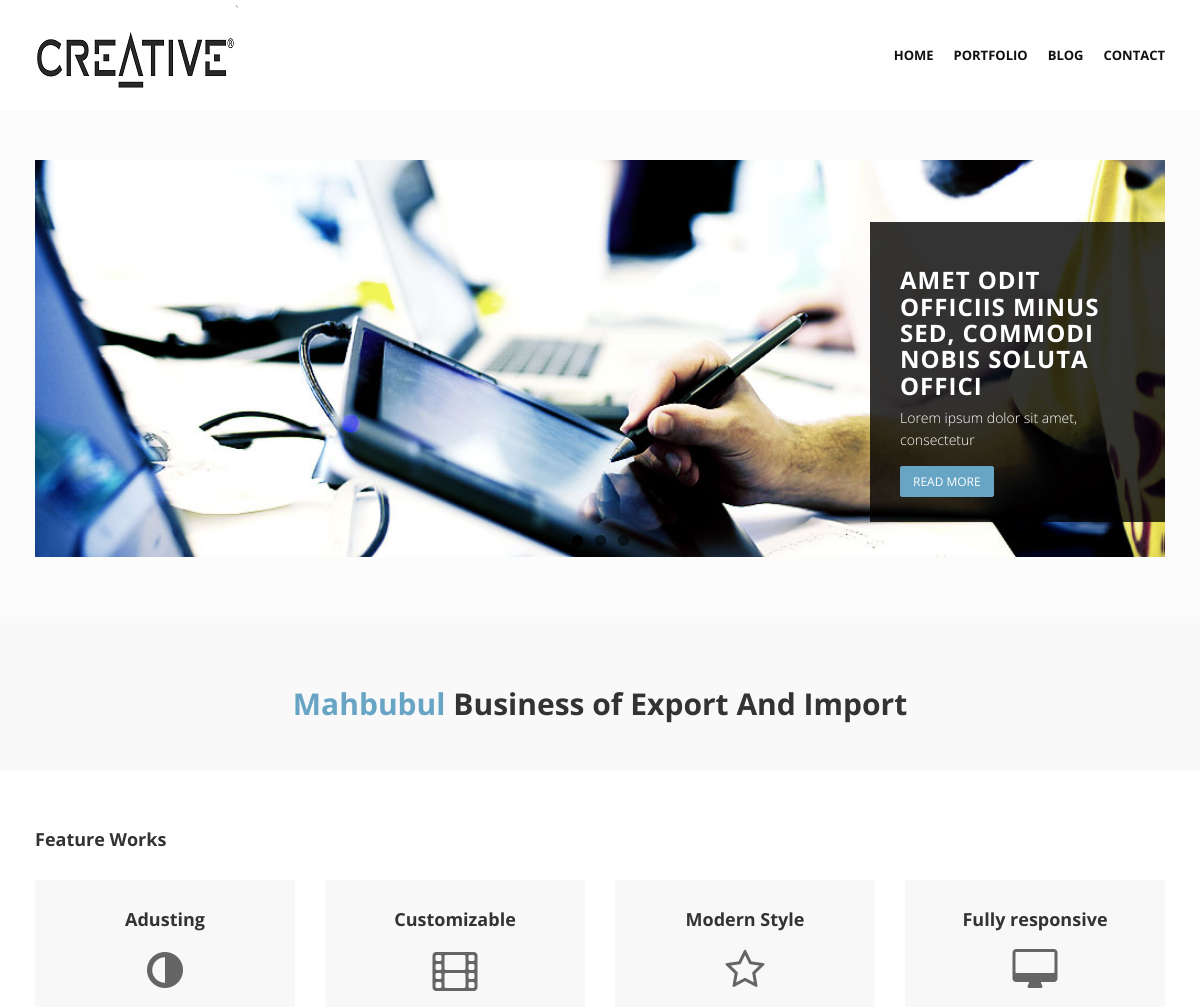
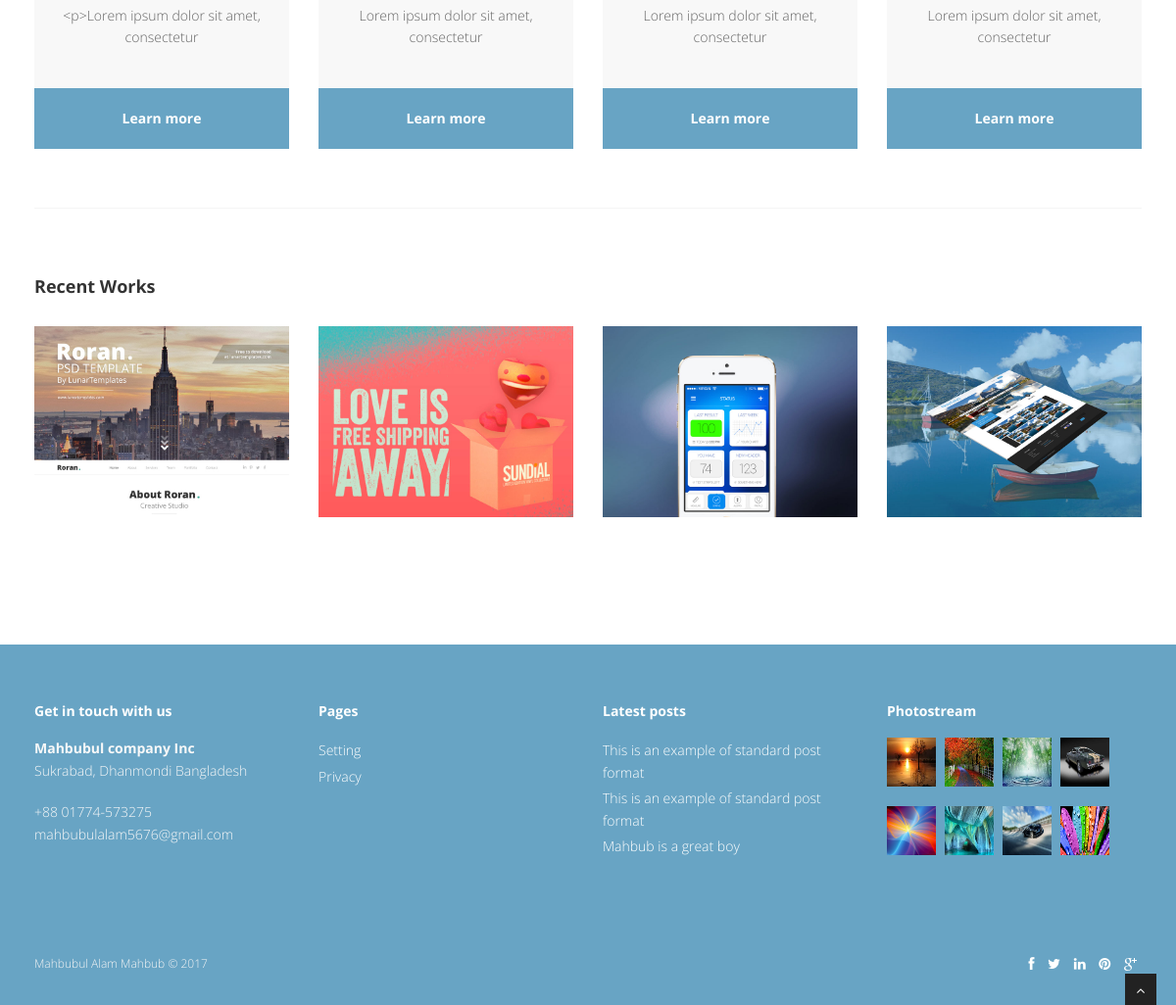
The page / on the database its author committed (2 pictures, top to bottom).
### tables this page shows
CREATE TABLE `tbl_description` (
  `value` varchar(20) NOT NULL,
  `website_heading` varchar(100) NOT NULL,
  `companyName` varchar(40) NOT NULL,
  `companyAddress` varchar(70) NOT NULL,
  `companyPhone` varchar(35) NOT NULL,
  `companyEmail` varchar(35) NOT NULL,
  `copyright` varchar(30) NOT NULL,
  `facebookUrl` varchar(50) NOT NULL,
  `twitterUrl` varchar(50) NOT NULL,
  `linkedinUrl` varchar(50) NOT NULL,
  `pinterestUrl` varchar(50) NOT NULL,
  `googleplusUrl` varchar(50) NOT NULL,
  `websiteLogo` varchar(100) NOT NULL,
  `companyOwner` varchar(50) NOT NULL
);

CREATE TABLE `tbl_menu` (
  `menuId` int(11) NOT NULL,
  `menuName` varchar(50) NOT NULL,
  `menuUrl` varchar(60) NOT NULL,
  `menuUploaderId` int(3) NOT NULL,
  `menuStatus` int(2) NOT NULL,
  `menuUploadeDate` timestamp NOT NULL DEFAULT CURRENT_TIMESTAMP,
  `menuPosition` int(3) DEFAULT NULL
);

CREATE TABLE `tbl_banner` (
  `bannerId` int(11) NOT NULL,
  `bannerTitle` varchar(150) NOT NULL,
  `bannerDetails` text NOT NULL,
  `bannerImage` varchar(150) NOT NULL,
  `bannerCategory` int(5) NOT NULL,
  `bannerButton` varchar(50) NOT NULL,
  `bannerUploaderId` int(11) NOT NULL,
  `bannerUploaderName` varchar(50) NOT NULL,
  `bannerButtonUrl` varchar(120) NOT NULL,
  `bannerType` int(4) NOT NULL,
  `bannerUplodeDate` timestamp NOT NULL DEFAULT CURRENT_TIMESTAMP
);

CREATE TABLE `tbl_pageandfeature` (
  `pId` int(11) NOT NULL,
  `pTitle` varchar(110) NOT NULL,
  `pIconClass` varchar(40) NOT NULL,
  `pDetails` text NOT NULL,
  `pCategory` int(11) NOT NULL,
  `pStatus` int(11) NOT NULL,
  `pUploaderId` int(11) NOT NULL,
  `pUploadedDate` timestamp NOT NULL DEFAULT CURRENT_TIMESTAMP
);

CREATE TABLE `tbl_post` (
  `post_postId` int(11) NOT NULL,
  `post_postTitle` varchar(150) NOT NULL,
  `post_postDetails` text NOT NULL,
  `post_categoryId` int(11) NOT NULL,
  `post_postButtonText` varchar(40) NOT NULL,
  `post_postUploader` varchar(50) NOT NULL,
  `post_postUploaderId` int(5) NOT NULL,
  `post_postImage` varchar(255) NOT NULL,
  `post_postUploadeDate` timestamp NOT NULL DEFAULT CURRENT_TIMESTAMP,
  `post_postComment` int(5) NOT NULL,
  `post_postStatus` tinyint(2) NOT NULL
);

CREATE TABLE `tbl_gallery` (
  `galleryId` int(11) NOT NULL,
  `galleryImage` varchar(255) NOT NULL,
  `galleryURL` varchar(120) NOT NULL,
  `galleryImageUploadeTime` timestamp NOT NULL DEFAULT CURRENT_TIMESTAMP,
  `galleryUploaderId` int(3) NOT NULL,
  `galleryUploaderName` varchar(30) NOT NULL
);

### functions/function.php (called while the page is built, shortened)
<?php
    function getHeader(){
        require_once "inc/header.php";
    }
    function getBanner(){
            require_once "inc/banner.php";
        }
    function getHeadBread(){
            require_once "inc/headBread.php";
        }
    function getContent(){
            require_once "inc/content.php";
        }
    function getFooter(){
            require_once "inc/footer.php";
        }
    function textShorten($text,$limit){
        $text = substr($text,0,$limit);
        $text = substr($text,0,strrpos($text,' '));
        return $text;
    }
?>

### index.php (called while the page is built)
<?php require_once "functions/function.php";?>
<?php  getHeader(); ?>
<?php  getBanner(); ?>
<?php  getHeadBread(); ?>
<?php  getContent(); ?>
<?php getFooter(); ?>

### inc/content.php (the view, shortened to what this page needs)
<section id="content">
	<div class="container">
	        <h4 class="heading">Feature Works</h4>
		<div class="row">
			<div class="col-lg-12">
				<div class="row">
				    <?php
                        global $con;
                        $query = "SELECT * FROM tbl_pageandfeature WHERE pStatus='2' and pCategory='1' ORDER BY pId DESC LIMIT 4";
                        $result = mysqli_query($con,$query)->fetch_all(MYSQLI_ASSOC);
                        if($result){
                            foreach($result as $feature){
                            extract($feature);
                    ?>
					<div class="col-lg-3">
						<div class="box">
							<div class="box-gray aligncenter">
								<h4><?=$pTitle?></h4>
								<div class="icon">
								<i class="<?=$pIconClass;?>"></i>
								</div>
								<p>
								 <?=textShorten($pDetails,50);?>
								</p>
							</div>
							<div class="box-bottom">
								<a href="?Id=<?=$pId?>">Learn more</a>
							</div>
						</div>
					</div>
					<?php } } ?>
				</div>
			</div>
		</div>
		<div class="row">
			<div class="col-lg-12">
				<div class="solidline">
				</div>
			</div>
		</div>
		<div class="row">
			<div class="col-lg-12">
				<h4 class="heading">Recent Works</h4>
				<div class="row">
					<section id="projects">
					<ul id="thumbs" class="portfolio">
						<?php
                            $query = "SELECT * FROM tbl_portfolio WHERE portfolioStatus='2' ORDER BY portfolioId DESC LIMIT 4";
                            $result = mysqli_query($con,$query)->fetch_all(MYSQLI_ASSOC);
                            if($result){
                                foreach($result as $portfolio){
                                extract($portfolio);
                         ?>
						<li class="col-lg-3 design" data-id="id-0" data-type="<?php if($portfolio_categoryId == 1){echo 'web';}elseif($portfolio_categoryId == 2){echo 'icon';}elseif($portfolio_categoryId == 3){echo 'graphic';} ?>">
						<div class="item-thumbs">
						</div>
						</li>
						<?php } } ?>
					</ul>
					</section>
				</div>
			</div>
		</div>
	</div>
	</section>

### inc/header.php (shortened to what this page needs)
<!DOCTYPE html>
<html lang="en">
<head>
<link href="css/bootstrap.min.css" rel="stylesheet" />
<link href="css/fancybox/jquery.fancybox.css" rel="stylesheet">
<link href="css/jcarousel.css" rel="stylesheet" />
<link href="css/flexslider.css" rel="stylesheet" />
<link href="css/style.css" rel="stylesheet" />
<link href="skins/default.css" rel="stylesheet" />
</head>
<body>
<div id="wrapper">
	<header>
        <div class="navbar navbar-default navbar-static-top">
            <div class="container">
                <div class="navbar-header">
                    <?php
                    global $con;
                    $query = "SELECT websiteLogo FROM tbl_description WHERE value='logo'";
                        $logoResult = mysqli_query($con,$query);
                        $result = mysqli_fetch_array($logoResult);
                    ?>`
                    <a class="navbar-brand" href="index.php"><img src="Admin/uploads/<?=$result['websiteLogo'];?>" alt="" style="height: 60px;width: 200px;"></a>
                </div>
                <div class="navbar-collapse collapse ">
                    <ul class="nav navbar-nav">
                       <?php
                            $query = "SELECT * FROM tbl_menu where menuStatus='2' ORDER BY menuPosition ASC";
                            $result = mysqli_query($con,$query)->fetch_all(MYSQLI_ASSOC);
                            if($result){
                                foreach($result as $menu){
                         ?>
                        <li><a href="<?=$menu['menuUrl'];?>"><?=$menu['menuName'];?></a></li>
                        <?php } } ?>
                    </ul>
                </div>
            </div>
        </div>
	</header>

### inc/banner.php
<section id="featured">
	<div class="container">
		<div class="row">
			<div class="col-lg-12">
        <div id="main-slider" class="flexslider">
            <ul class="slides">
             <?php
                global $con;
                $postQuery = "SELECT * FROM tbl_banner WHERE bannerType='2' ORDER BY bannerId DESC";
                $result = mysqli_query($con,$postQuery);
                $fetchResult = mysqli_fetch_all($result);
                if($fetchResult){
                foreach($result as $banner){
              ?>
              <li>
                <img src="Admin/uploads/bannerImage/<?=$banner['bannerImage'];?>" alt="" />
                <div class="flex-caption">
                    <h3><?=$banner['bannerTitle'];?></h3>
					<p><?=textShorten($banner['bannerDetails'],50);?></p>
					<a href="postView.php?postViewId=<?=$banner['bannerId'];?>" class="btn btn-theme"><?=$banner['bannerButton'];?></a>
                </div>
              </li>
              <?php } }else{
                  echo "No banner";
              } ?>
            </ul>
        </div>
			</div>
		</div>
	</div>
	</section>

### inc/headBread.php
<section class="callaction">
	<div class="container">
		<div class="row">
			<div class="col-lg-12">
				<div class="big-cta">
					<div class="cta-text">
                        <?php
                            global $con;
                             $query = "SELECT * FROM tbl_description WHERE value='website_heading'";
                             $hResult = mysqli_query($con,$query);
                             if($hResult){
                                 $result = mysqli_fetch_array($hResult);
                                 extract($result);
                                 $headingValue = explode(" ",$website_heading);
                                 $span = current($headingValue);
                        ?>
						<h2><span><?=$span;?></span> <?php for($i=1;$i<count($headingValue);$i++) echo $headingValue[$i]." "?></h2>
						<?php }?>
					</div>
				</div>
			</div>
		</div>
	</div>
</section>

### inc/footer.php (shortened to what this page needs)
	<footer>
	<div class="container">
		<div class="row">
			<div class="col-lg-3">
				<div class="widget">
					<h5 class="widgetheading">Get in touch with us</h5>
					<?php
                         global $con;
                         $query = "SELECT * FROM tbl_description WHERE value='company_details' or value='copyright' or value='social_url'";
                         $adminResult = mysqli_query($con,$query);
                         if($adminResult){
                             $result = mysqli_fetch_array($adminResult);
                             extract($result);
                    ?>
					<address>
					<strong><?=$companyName;?></strong><br>
					 <?=$companyAddress;?> </address>
					<p>
						<i class="icon-phone"></i> <?=$companyPhone;?> <br>
						<i class="icon-envelope-alt"></i> <?=$companyEmail;?>
					</p>
					<?php } ?>
				</div>
			</div>
			<div class="col-lg-3">
				<div class="widget">
					<h5 class="widgetheading">Pages</h5>
					<ul class="link-list">
                        <?php
                            $query = "SELECT * FROM tbl_pageandfeature WHERE pStatus='2' and pCategory='2' ORDER BY pId DESC LIMIT 4";
                            $result = mysqli_query($con,$query)->fetch_all(MYSQLI_ASSOC);
                            if($result){
                                foreach($result as $page){
                                extract($page);
                        ?>
						<li><a href="?id=<?=$pId;?>"><?=$pTitle;?></a></li>
						<?php } } ?>
					</ul>
				</div>
			</div>
			<div class="col-lg-3">
				<div class="widget">
					<h5 class="widgetheading">Latest posts</h5>
					<ul class="link-list">
					    <?php
                           $postQuery = "SELECT * FROM tbl_post WHERE post_postStatus='2' ORDER BY post_postId DESC LIMIT 3";
                           $postResult = mysqli_query($con,$postQuery);
                           if($postResult){
                              while($post = $postResult->fetch_array()){
                                  extract($post);
                         ?>
						<li><a href="?postId=<?=$post_postId;?>"><?=$post_postTitle;?></a></li>
						<?php } }else{echo "";} ?>
					</ul>
				</div>
			</div>
			<div class="col-lg-3">
				<div class="widget">
					<h5 class="widgetheading">Photostream</h5>
					<div class="flickr_badge">
						<ul class="gallery">
                            <?php
                               $galleryQuery = "SELECT * FROM tbl_gallery ORDER BY galleryId DESC LIMIT 8";
                               $galleryResult = mysqli_query($con,$galleryQuery);
                               if($galleryResult){
                                  while($gallery = $galleryResult->fetch_array()){
                                      extract($gallery);
                             ?>
						    <li><a href="<?=$galleryURL;?>" title="Facebook <?=$galleryUploaderName;?>"><img src="Admin/uploads/galleryImage/<?=$galleryImage;?>" alt=""></a></li>
						    <?php } }else{echo "";} ?>
						</ul>
					</div>
				</div>
			</div>
		</div>
	</div>
	<div id="sub-footer">
		<div class="container">
			<div class="row">
				<div class="col-lg-6">
					<div class="copyright">
					    <?php
                         $query = "SELECT * FROM tbl_description WHERE value='copyright'";
                         $cResult = mysqli_query($con,$query);
                         if($cResult){
                             $result = mysqli_fetch_array($cResult);
                             extract($result);
                    ?>
						<p>
                            <span><?=$copyright." ".'&copy;'." ".date("Y");?>
						</p>
						<?php } ?>
					</div>
				</div>
				<div class="col-lg-6">
					<ul class="social-network">
					<?php
                         $query = "SELECT * FROM tbl_description WHERE value='social_url'";
                         $sResult = mysqli_query($con,$query);
                         if($sResult){
                             $result = mysqli_fetch_array($sResult);
                             extract($result);
                    ?>
						<li><a href="<?=$facebookUrl;?>" data-placement="top" title="Facebook"><i class="fa fa-facebook"></i></a></li>
						<li><a href="<?=$twitterUrl;?>" data-placement="top" title="Twitter"><i class="fa fa-twitter"></i></a></li>
						<li><a href="<?=$linkedinUrl;?>" data-placement="top" title="Linkedin"><i class="fa fa-linkedin"></i></a></li>
						<li><a href="<?=$pinterestUrl;?>" data-placement="top" title="Pinterest"><i class="fa fa-pinterest"></i></a></li>
						<li><a href="<?=$googleplusUrl;?>" data-placement="top" title="Google plus"><i class="fa fa-google-plus"></i></a></li>
					</ul>
					<?php } ?>
				</div>
			</div>
		</div>
	</div>
	</footer>
</div>
<a href="#" class="scrollup"><i class="fa fa-angle-up active"></i></a>
</body>
</html>

### css/flexslider.css (style rules this page uses)
.slides, .flex-control-nav, .flex-direction-nav { margin: 0; padding: 0; list-style: none; }
.flexslider { margin: 0; padding: 0; }
.flexslider .slides > li { display: none; -webkit-backface-visibility: hidden; }
.flexslider .slides img { width: 100%; display: block; }
.slides:after { content: "."; display: block; clear: both; visibility: hidden; line-height: 0; height: 0; }
.flexslider { background:none; position: relative; zoom: 1; }
.flexslider .slides { zoom: 1; }
.flex-caption { background: rgba(0,0,0,.8); margin-left:5px;bottom:5px; position:absolute;padding:20px; z-index:99; }
.flex-caption p { font-size: 14px !important; line-height: 22px; font-weight:300; color: #fff }

### skins/default.css (style rules this page uses)
a, a:hover,a:focus,a:active, footer a.text-link:hover, strike, .post-meta span a:hover, footer a.text-link, ul.meta-post li a:hover, ul.cat li a:hover, ul.recent li h6 a:hover, ul.portfolio-categ li.active a, ul.portfolio-categ li.active a:hover, ul.portfolio-categ li a:hover,ul.related-post li h4 a:hover, span.highlight,article .post-heading h3 a:hover, .navbar .nav > .active > a,.navbar .nav > .active > a:hover,.navbar .nav > li > a:hover,.navbar .nav > li > a:focus,.navbar .nav > .active > a:focus, .validation { color:#68A4C4; }
.cta-text h2 span { color: #68A4C4; }
.box-bottom { background:#68A4C4; }
.btn-theme { border:1px solid #68A4C4; background: #68A4C4; }
footer { background:#68A4C4; }
#sub-footer { background:#68A4C4; }

### css/overwrite.css (style rules this page uses)
.widget h4,.widget h5 { font-weight:700; margin-bottom:20px; }
ul, ol { padding: 0; margin: 0 0 10px 25px; }
li { line-height: 1.6em; }
.btn { font-size: 12px; text-transform:uppercase; text-shadow: none; background-image:none; border-color: none; border-bottom-color: none; -webkit-box-shadow: none; -moz-box-shadow: none; box-shadow: none; }
.btn { outline:0; -webkit-border-radius: 2px; -moz-border-radius: 2px; border-radius: 2px; }
a.btn,.btn:focus { outline:0; }
.btn-theme { color:#fff; }
.navbar .nav { border-right:none; border-left:none; }
.navbar .nav > li > a { float: none; font-size:13px; padding: 10px 0 10px; margin-left:20px; margin-right:0; color: #999999; text-decoration: none; text-shadow: none; border-right:none; border-left:none; }

### inc/footer.php (style rules this page uses)
.gallery { margin: 0; padding: 0; }
.gallery li { list-style: none; }

### rows shown on the page
tbl_description: websiteLogo (picture)
tbl_menu: menuName "HOME"
tbl_menu: menuName "PORTFOLIO"
tbl_menu: menuName "BLOG"
tbl_menu: menuName "CONTACT"
tbl_banner: bannerImage (picture), bannerTitle "AMET ODIT OFFICIIS MINUS SED, COMMODI NOBIS SOLUTA OFFICI", bannerDetails "Lorem ipsum dolor sit amet, consectetur", bannerButton "READ MORE"
tbl_description: website_heading "Business", website_heading "of", website_heading "Export", website_heading "And", website_heading "Import"
tbl_pageandfeature: pTitle "Adusting", pDetails "<p>Lorem ipsum dolor sit amet, consectetur"
tbl_pageandfeature: pTitle "Customizable", pDetails "Lorem ipsum dolor sit amet, consectetur"
tbl_pageandfeature: pTitle "Modern Style", pDetails "Lorem ipsum dolor sit amet, consectetur"
tbl_pageandfeature: pTitle "Fully responsive", pDetails "Lorem ipsum dolor sit amet, consectetur"
tbl_description: companyName "Mahbubul company Inc", companyAddress "Sukrabad, Dhanmondi Bangladesh", companyPhone "+88 01774-573275", companyEmail "mahbubulalam5676@gmail.com"
tbl_pageandfeature: pTitle "Setting"
tbl_pageandfeature: pTitle "Privacy"
tbl_post: post_postTitle "This is an example of standard post format"
tbl_post: post_postTitle "This is an example of standard post format"
tbl_post: post_postTitle "Mahbub is a great boy"
tbl_gallery: galleryImage (picture)
tbl_gallery: galleryImage (picture)
tbl_gallery: galleryImage (picture)
tbl_gallery: galleryImage (picture)
tbl_gallery: galleryImage (picture)
tbl_gallery: galleryImage (picture)
tbl_gallery: galleryImage (picture)
tbl_gallery: galleryImage (picture)
tbl_description: copyright "Mahbubul Alam Mahbub"

### other values the page prints
$span "Mahbubul"
